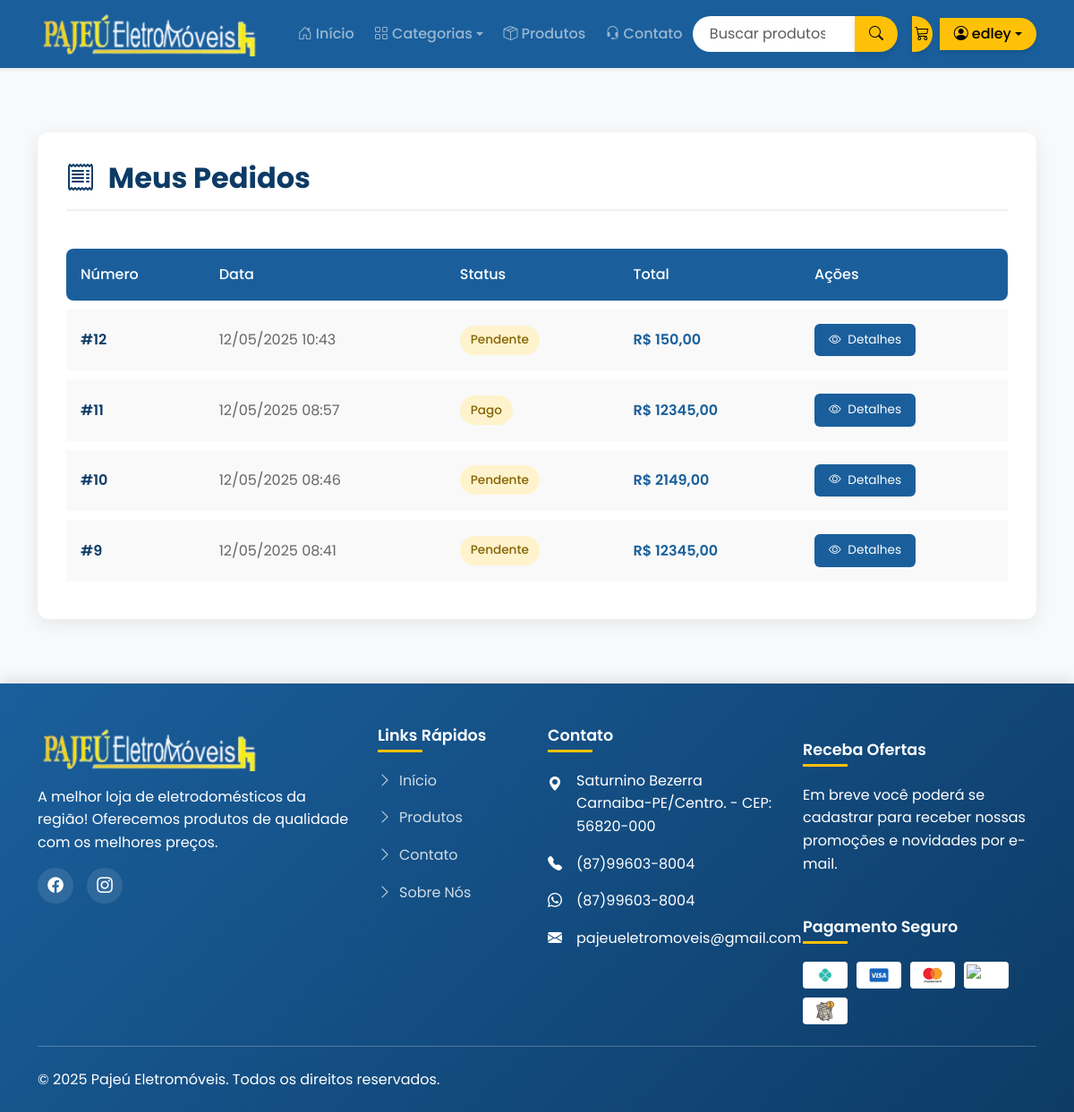
/meus-pedidos/ (signed in), run on an earlier commit of the app's database.
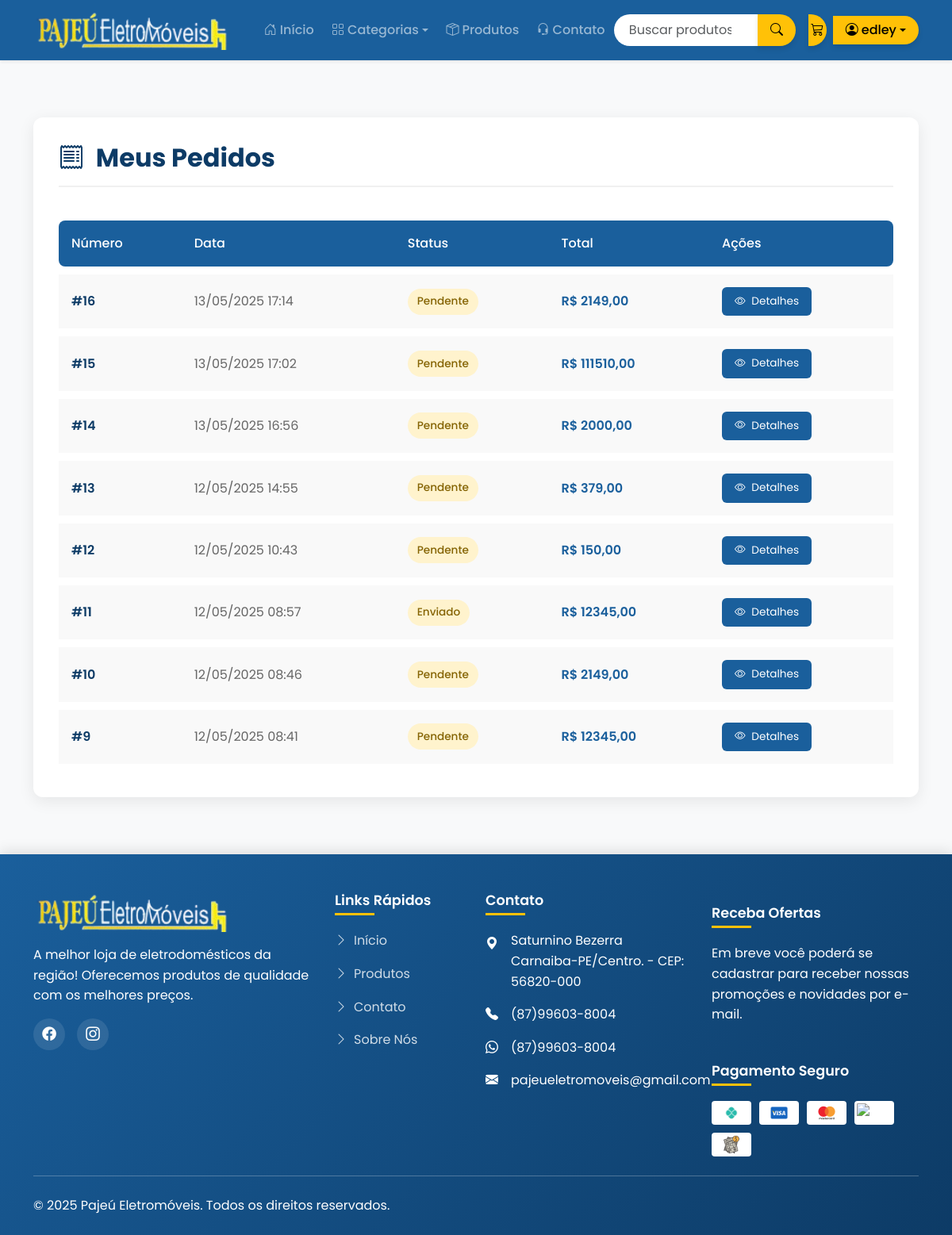
And on a later commit of the database.
### pedidos/models.py (models this page shows, shortened)
class Pedido(models.Model):
    STATUS_CHOICES = [
        ('pendente', 'Pendente'),
        ('pago', 'Pago'),
        ('enviado', 'Enviado'),
        ('entregue', 'Entregue'),
        ('cancelado', 'Cancelado'),
    ]
    METODO_PAGAMENTO_CHOICES = [
        ('pix', 'PIX'),
        ('cartao', 'Cartão de Crédito'),
        ('boleto', 'Boleto'),
    ]
    TIPO_ENTREGA_CHOICES = [
        ('retirada', 'Retirar na Loja'),
        ('envio', 'Envio para Endereço'),
    ]
    user = models.ForeignKey(User, on_delete=models.SET_NULL, null=True, blank=True)
    primeiro_nome = models.CharField(max_length=50)
    sobrenome = models.CharField(max_length=50)
    email = models.EmailField()
    endereco = models.CharField(max_length=250)
    complemento = models.CharField(max_length=100, blank=True)
    cep = models.CharField(max_length=10)
    cidade = models.CharField(max_length=100)
    estado = models.CharField(max_length=2)
    telefone = models.CharField(max_length=20)
    criado_em = models.DateTimeField(auto_now_add=True)
    atualizado_em = models.DateTimeField(auto_now=True)
    pago = models.BooleanField(default=False)
    metodo_pagamento = models.CharField(max_length=10, choices=METODO_PAGAMENTO_CHOICES, default='pix')
    status = models.CharField(max_length=10, choices=STATUS_CHOICES, default='pendente')
    tipo_entrega = models.CharField(max_length=10, choices=TIPO_ENTREGA_CHOICES, default='envio')
    class Meta:
        ordering = ('-criado_em',)
        verbose_name = 'Pedido'
        verbose_name_plural = 'Pedidos'
    def get_total(self):
        return sum(item.get_custo() for item in self.itens.all())

class ItemPedido(models.Model):
    pedido = models.ForeignKey(Pedido, related_name='itens', on_delete=models.CASCADE)
    produto = models.ForeignKey(Produto, related_name='itens_pedido', on_delete=models.CASCADE)
    preco = models.DecimalField(max_digits=10, decimal_places=2)
    quantidade = models.PositiveIntegerField(default=1)
    def get_custo(self):
        return self.preco * self.quantidade

### core/views.py (the view)
# urls.py: path('meus-pedidos/', views.meus_pedidos, name='meus_pedidos'),  # Nova URL
@login_required
def meus_pedidos(request):
    pedidos = Pedido.objects.filter(user=request.user).order_by('-criado_em')
    return render(request, 'core/meus_pedidos.html', {'pedidos': pedidos})

### templates/core/meus_pedidos.html (shortened to what this page needs)
{% extends 'base.html' %}
{% load static %}
{% block conteudo %}
<div class="container my-5">
    <div class="orders-container">
        <h2 class="orders-title">
            <i class="bi bi-receipt me-2"></i> Meus Pedidos
        </h2>
        {% if pedidos %}
        <div class="table-responsive">
            <table class="orders-table">
                <thead>
                    <tr>
                        <th>Número</th>
                        <th>Data</th>
                        <th>Status</th>
                        <th>Total</th>
                        <th>Ações</th>
                    </tr>
                </thead>
                <tbody>
                    {% for pedido in pedidos %}
                    <tr>
                        <td class="order-number">#{{ pedido.id }}</td>
                        <td class="order-date">{{ pedido.criado_em|date:"d/m/Y H:i" }}</td>
                        <td>
                            <span class="order-status
                                {% if pedido.status == 'entregue' %}status-entregue
                                {% elif pedido.status == 'cancelado' %}status-cancelado
                                {% else %}status-andamento{% endif %}">
                                {{ pedido.get_status_display }}
                            </span>
                        </td>
                        <td class="order-total">R$ {{ pedido.get_total }}</td>
                        <td>
                            <a href="{% url 'pedidos:pedido_detalhe' pedido.id %}" class="btn btn-details">
                                <i class="bi bi-eye me-1"></i> Detalhes
                            </a>
                        </td>
                    </tr>
                    {% endfor %}
                </tbody>
            </table>
        </div>
        {% endif %}
    </div>
</div>
{% endblock %}

### templates/base.html (shortened to what this page needs)
<!DOCTYPE html>
<html lang="pt-br">
<head>
    <link href="https://cdn.jsdelivr.net/npm/bootstrap@5.3.0/dist/css/bootstrap.min.css" rel="stylesheet">
    <link rel="stylesheet" href="https://cdn.jsdelivr.net/npm/bootstrap-icons@1.10.0/font/bootstrap-icons.css">
</head>
<body>
    {% include 'includes/navbar.html' %}
    <main class="main-container py-4">
        {% block conteudo %}{% endblock %}
    </main>
     {% include 'includes/footer.html' %}
</body>
</html>

### templates/includes/navbar.html (shortened to what this page needs)
<nav class="navbar navbar-expand-lg navbar-dark bg-azul shadow-sm">
    <div class="container">
        <a class="navbar-brand" href="{% url 'core:inicio' %}">
            {% load static %}
            {% if site_logo %}
                <img src="{{ site_logo }}" alt="Logo" class="navbar-logo">
            {% else %}
                <img src="{% static 'img/logo-padrao.png' %}" alt="Logo Padrão" class="navbar-logo">
            {% endif %}
        </a>
        <div class="collapse navbar-collapse" id="navbarNav">
            <ul class="navbar-nav me-auto">
                <li class="nav-item">
                    <a class="nav-link {% if request.path == '/' %}active{% endif %}" href="{% url 'core:inicio' %}">
                        <i class="bi bi-house-door me-1"></i> Início
                    </a>
                </li>
                <li class="nav-item dropdown">
                    <a class="nav-link dropdown-toggle {% if 'categoria' in request.path %}active{% endif %}" href="#" id="categoriasDropdown" role="button" data-bs-toggle="dropdown" aria-expanded="false">
                        <i class="bi bi-grid me-1"></i> Categorias
                    </a>
                </li>
                <li class="nav-item">
                    <a class="nav-link {% if 'todos-produtos' in request.path %}active{% endif %}" href="{% url 'core:todos_produtos' %}">
                        <i class="bi bi-box-seam me-1"></i> Produtos
                    </a>
                </li>
                <li class="nav-item">
                    <a class="nav-link {% if 'contato' in request.path %}active{% endif %}" href="{% url 'core:contato' %}">
                        <i class="bi bi-headset me-1"></i> Contato
                    </a>
                </li>
            </ul>
            <div class="d-flex align-items-center">
                <form class="d-flex me-3 search-form" action="{% url 'produtos:busca' %}" method="get">
                    <div class="input-group">
                        <input class="form-control search-input" type="search" name="q" placeholder="Buscar produtos..." aria-label="Buscar">
                        <button class="btn btn-amarelo search-btn" type="submit">
                            <i class="bi bi-search"></i>
                        </button>
                    </div>
                </form>
                <a href="{% url 'carrinho:detalhe_carrinho' %}" class="btn btn-amarelo btn-icon position-relative me-2">
                    <i class="bi bi-cart3"></i>
                </a>
                {% if user.is_authenticated %}
                    <div class="dropdown">
                        <button class="btn btn-amarelo dropdown-toggle user-dropdown" type="button" id="dropdownMenuButton" data-bs-toggle="dropdown" aria-expanded="false">
                            <i class="bi bi-person-circle me-1"></i>
                            <span class="d-none d-lg-inline">{{ user.first_name|default:user.username }}</span>
                        </button>
                    </div>
                {% else %}
                    <a href="{% url 'core:login' %}" class="btn btn-amarelo">
                        <i class="bi bi-person me-1"></i>
                        <span class="d-none d-lg-inline">Entrar</span>
                    </a>
                {% endif %}
            </div>
        </div>
    </div>
</nav>

### templates/includes/footer.html (shortened to what this page needs)
<footer class="footer bg-azul text-white pt-5 pb-4">
    <div class="container">
        <div class="row g-4">
            <div class="col-lg-4 col-md-6">
                <div class="footer-about">
                    <a href="{% url 'core:inicio' %}" class="d-block mb-3">
                        {% load static %}
                        {% if site_logo %}
                            <img src="{{ site_logo }}" alt="Pajeú Eletromóveis" class="footer-logo">
                        {% else %}
                            <img src="{% static 'img/logo-padrao.png' %}" alt="Pajeú Eletromóveis" class="footer-logo">
                        {% endif %}
                    </a>
                    <p class="mb-3">A melhor loja de eletrodomésticos da região! Oferecemos produtos de qualidade com os melhores preços.</p>
                    <div class="social-links">
                        <a href="#" class="social-link" aria-label="Facebook"><i class="bi bi-facebook"></i></a>
                        <a href="#" class="social-link" aria-label="Instagram"><i class="bi bi-instagram"></i></a>
                    </div>
                </div>
            </div>
            <div class="col-lg-2 col-md-6">
                <div class="footer-links">
                    <h5 class="footer-title">Links Rápidos</h5>
                    <ul class="list-unstyled">
                        <li class="mb-2"><a href="{% url 'core:inicio' %}" class="footer-link"><i class="bi bi-chevron-right me-2"></i>Início</a></li>
                        <li class="mb-2"><a href="{% url 'produtos:lista' %}" class="footer-link"><i class="bi bi-chevron-right me-2"></i>Produtos</a></li>
                        <li class="mb-2"><a href="{% url 'core:contato' %}" class="footer-link"><i class="bi bi-chevron-right me-2"></i>Contato</a></li>
                        <li class="mb-2"><a href="{% url 'core:sobre' %}" class="footer-link"><i class="bi bi-chevron-right me-2"></i>Sobre Nós</a></li>
                    </ul>
                </div>
            </div>
            <div class="col-lg-3 col-md-6">
                <div class="footer-contact">
                    <h5 class="footer-title">Contato</h5>
                    <ul class="list-unstyled">
                        <li class="mb-3 d-flex align-items-start">
                            <i class="bi bi-geo-alt-fill me-3 mt-1"></i>
                            <span>Saturnino Bezerra Carnaiba-PE/Centro. - CEP: 56820-000</span>
                        </li>
                        <li class="mb-3 d-flex align-items-center">
                            <i class="bi bi-telephone-fill me-3"></i>
                            <span>(87)99603-8004</span>
                        </li>
                        <li class="mb-3 d-flex align-items-center">
                            <i class="bi bi-whatsapp me-3"></i>
                            <span>(87)99603-8004</span>
                        </li>
                        <li class="d-flex align-items-center">
                            <i class="bi bi-envelope-fill me-3"></i>
                            <span>pajeueletromoveis@gmail.com</span>
                        </li>
                    </ul>
                </div>
            </div>
            <div class="col-lg-3 col-md-6">
                <div class="footer-newsletter">
                    <h5 class="footer-title">Receba Ofertas</h5>
                    <p class="mb-4">Em breve você poderá se cadastrar para receber nossas promoções e novidades por e-mail.</p>
                    <div class="mt-5">
                        <h5 class="footer-title">Pagamento Seguro</h5>
                        <div class="payment-methods">
                            <img src="../../media/pagamentos/pix.png" alt="PIX" class="payment-icon">
                            <img src="../../media/pagamentos/visa.png" alt="Visa" class="payment-icon">
                            <img src="../../media/pagamentos/mastercard.png" alt="Mastercard" class="payment-icon">
                            <img src="" alt="Elo" class="payment-icon">
                            <img src="../../media/pagamentos/boleto.png" alt="Boleto" class="payment-icon">
                        </div>
                    </div>
                </div>
            </div>
        </div>
        <hr class="my-4 bg-light opacity-25">
        <div class="row">
            <div class="col-md-6 text-center text-md-start mb-3 mb-md-0">
                <p class="mb-0">&copy; <span id="current-year"></span> Pajeú Eletromóveis. Todos os direitos reservados.</p>
            </div>
            <div class="col-md-6 text-center text-md-end">
            </div>
        </div>
    </div>
</footer>

What changed in the data, as far as the page shows it:
added Pedido: id "16", criado_em "13/05/2025 17:14", status "Pendente", get_total "2149,00"
added Pedido: id "15", criado_em "13/05/2025 17:02", status "Pendente", get_total "111510,00"
added Pedido: id "14", criado_em "13/05/2025 16:56", status "Pendente", get_total "2000,00"
added Pedido: id "13", criado_em "12/05/2025 14:55", status "Pendente", get_total "379,00"
changed Pedido id 11: status "Pago" → "Enviado"
